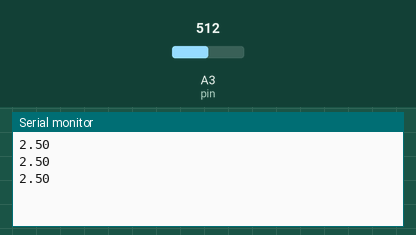
This sketch was run on a simulated Arduino Uno, built with avr-gcc and run on an emulated ATmega328P. Parts: the last lines printed to the serial monitor. The test bench sets the inputs (shaded band); at power-on: A3 (pin) = 512.

Above: at 1.3 s.
1.4 s: A3 (pin) set to 716
At 1.9 s:
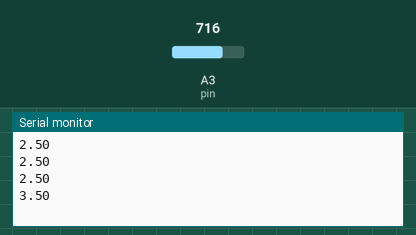
2.9 s: A3 (pin) set to 900
At 3.4 s:
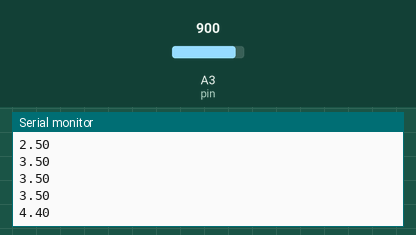
Timing chart, 0 to 5.9 s (numbered marks = the images above; inputs shaded):
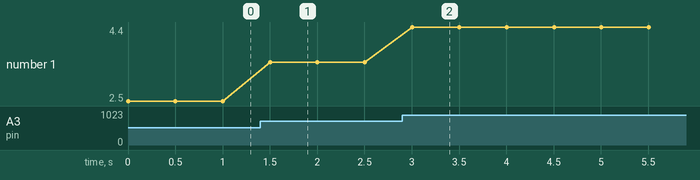

The sketch:

10_Analog_Read.ino
```cpp
int pin = A3;
int read_value;
float V2 = 0;
int delay_time = 500;

void setup() {
  // put your setup code here, to run once:
  pinMode(pin, INPUT);
  Serial.begin(9600);
}

void loop() {
  // put your main code here, to run repeatedly:
  read_value = analogRead(pin); // reads a scaled value of the voltage which is a value between 0 (0 volts) and 1023 (5 volts) (1024 numbers = 10 bits)
  V2 = (5.0 * read_value) / 1023.0; // converts scaled value of voltage to actual voltage value
  Serial.println(V2); // After R1 (first resistor), analogRead prints 238, which is 1.16 volts ([238 * 5 volts] / 1023)
  delay(delay_time);
}

// ASSIGNMENT: find two different resistors (100, 200, 10K, 20K, etc)
// and repeat this exercise of using two different resistors
// go through circuit analysis, and calculate voltage,
// resistance, and current
```

Measured:
- after the input at 1.4 s, the serial monitor: prints a new line after 0.10 s (image 1)
- after the input at 2.9 s, the serial monitor: prints a new line after 0.10 s (image 2)
- plotted number 1: 2.5 → 3.5 after the input at 1.4 s, 3.5 → 4.4 after the input at 2.9 s
